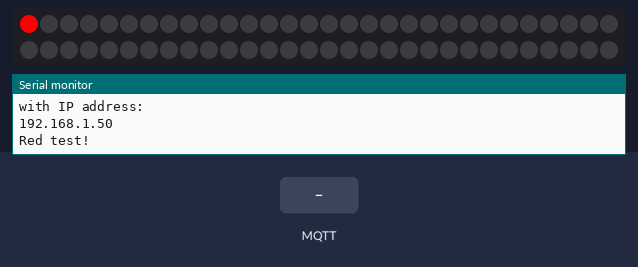
The sketch below on a simulated Arduino MKR. On the bench: 60 RGB LEDs in strip order, left to right, continuing on the next row, the last lines printed to the serial monitor. The test bench sets the inputs (shaded band). WiFi joins after 1.5 s; servers stay silent unless stated; no MQTT or app messages arrive unless stated.

Above: at 1.6 s.
At 13.8 s:
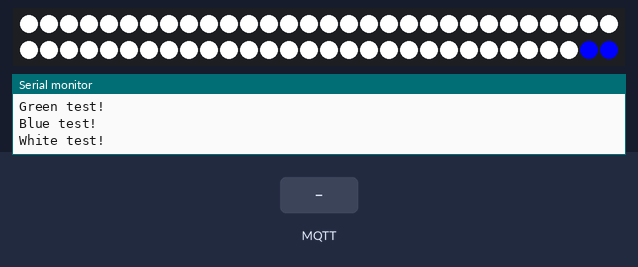
15.2 s: MQTT message "R" arrives on the first subscribed topic
At 15.37 s:
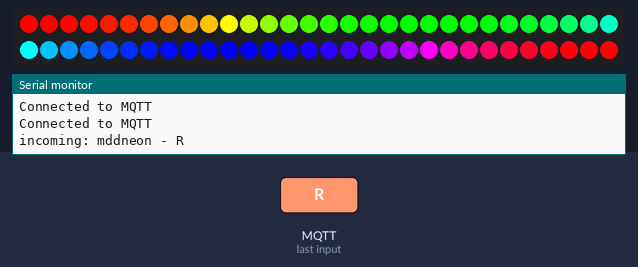

The sketch:

rainbow_flex.ino
```cpp
/*


    LIBRARIES!


*/
#include <Adafruit_DotStar.h>
#include <WiFiNINA.h>
#include <MQTT.h>
#include <SPI.h>

#include <Adafruit_NeoPixel.h>

#define LED_PIN     6
#define NUMPIXELS  60
Adafruit_NeoPixel strip(NUMPIXELS, LED_PIN, NEO_GRB + NEO_KHZ800);
#define BRIGHTNESS 255 // range of 0 - 255


/*


    WIFI THINGS!


*/
// IoT NETWORK
const char WIFI_SSID[] = "IoT"; // WiFI ssid
const char WIFI_PASS[] = "IoT4onderwijs"; //WiFI password

//// iPhone hotspot
//const char WIFI_SSID[] = "iPhone van Bambi"; // WiFI ssid
//const char WIFI_PASS[] = "gradient"; //WiFI password

// home wifi
//const char WIFI_SSID[] = "Verdieping 3 Koelkast"; // WiFI ssid
//const char WIFI_PASS[] = "Kutinternet123"; //WiFI password

//WiFiSSLClient ipCloudStack;
WiFiClient wifiClient;
MQTTClient mqttClient;

int status = WL_IDLE_STATUS;

// Wia Cloud MQTT params
char mqttCloudServer[]     = "broker.shiftr.io"; //iot.eclipse.org";//"
int  mqttCloudPort         = 1883;

// get this from the wia dashboard. it should start with `d_sk`
char mqttCloudUsername[]   = "try";
char mqttCloudPassword[]   = "try";

// Topics
#define pingCommandTopic "mddneon"

/*


    SETUP!


*/

void setup() {
  Serial.begin(115200);
  while (!Serial) ; // wait untill serial connection is ready and kickin'

  strip.begin(); // Initialize pins for output
  strip.show(); // turn all off
  strip.setBrightness(BRIGHTNESS);

  int isconnected = wifi_connect(WIFI_SSID, WIFI_PASS);
  if ( WL_CONNECTED ==  isconnected) {
    on_wifi_success();
  }
}


/*


      MESSAGE PARSING


*/
void messageReceived(String &topic, String &payload) {
  Serial.println("incoming: " + topic + " - " + payload);

  // listen to mddneon channel
  if (topic.equals(pingCommandTopic)) {
//    Serial.println("yeah!");
//    Serial.println(payload);

    if (payload.equals("R")) { // make gradient (red to white ish) at key g
      rainbow(10);
    }

    else if (payload.equals("e")) { // key press 1
      for (int i = 0; i < strip.numPixels(); i++) { // For each pixel in strip...
        strip.setPixelColor(i, strip.Color(255, 140, 0) );
      }
      strip.show(); // Update strip with new contents
    }

    else if (payload.equals("r")) { // key press r

    }

    else if (payload.equals("n")) { // key press n

    }

    else if (payload.equals("s")) { // key press s

    }

    else if (payload.equals("S")) { // key press S

    }

    else if (payload.equals("e")) { // key press e

    }

    else if (payload.indexOf("0x") == 0) {
      // color picker
      //      animationMode = ANIMATION_OFF;
      String hexString = payload.substring(2);
      Serial.print("hex received: ");
      Serial.println(hexString);

      char hexStringAsCharArray[6];
      hexString.toCharArray(hexStringAsCharArray, 7);
      Serial.println(hexStringAsCharArray);

      int rgb = (int)strtol(hexStringAsCharArray, NULL, 16);
      Serial.println(rgb / 256 / 256);
      int r = rgb >> 16 & 0xff;
      int g = rgb >> 8 & 0xff;
      int b = rgb & 0xff;

      Serial.print("interpreted as: ");
      Serial.print("red=");
      Serial.print(r);
      Serial.print(", green=");
      Serial.print(g);
      Serial.print(", blue=");
      Serial.println(b);

      for ( int i = 0; i < NUMPIXELS; i++) {
        strip.setPixelColor(i, g, r, b);
      }
      strip.show();
    }

  }
}


/*

   CONNECT

*/

int wifi_connect(const char *ssid, const char *pass) {
  // Connect to WiFi network
  Serial.println();
  Serial.println();
  Serial.print("Connecting to ");
  Serial.println(ssid);
  WiFi.begin(ssid, pass);

  while (WiFi.status() != WL_CONNECTED) {
    delay(500);
    Serial.print(".");
  }
  Serial.println("");

  // light up the on-board LED to signal that we are connected to wifi
  pinMode(LED_BUILTIN, OUTPUT);
  digitalWrite(LED_BUILTIN, HIGH);

  // print WiFi connection details
  Serial.println("Connected to wifi!");
  Serial.println("with IP address: ");
  Serial.println(WiFi.localIP());

  return WiFi.status();
}

void on_wifi_success() {
  test_sequence();
}


void connect_to_mqtt() {

  // You need to set the IP address directly.
  mqttClient.begin(mqttCloudServer, mqttCloudPort, wifiClient);


  while (!mqttClient.connect(pingCommandTopic, mqttCloudUsername, mqttCloudPassword)) {
    Serial.print("*: returnCode=");
    Serial.print(mqttClient.returnCode());
    Serial.print(" lastError=");
    Serial.print(mqttClient.lastError());
    Serial.println();
    delay(500);
  }

  Serial.println("Connected to MQTT");


  mqttClient.onMessage(messageReceived);

  mqttClient.subscribe(pingCommandTopic);
}


/*


   LOOP


*/

void loop() {
  mqttClient.loop();
  //delay(1000);

  if (!wifiClient.connected()) {
    connect_to_mqtt();
  }

  //  rainbow(10);             // Flowing rainbow cycle along the whole strip

}


void blank() {
  for (int i = 0; i < strip.numPixels(); i++) { // For each pixel in strip...
    strip.setPixelColor(i, strip.Color(0, 0, 0) );
  }
  strip.show(); // Update strip with new contents
}


void test_sequence() {

  // test RED
  Serial.println("Red test!");
  for (int i = 0; i < strip.numPixels(); i++) {
    strip.setPixelColor(i, 255, 0 , 0);
    strip.show();
    delay(50);
  }

  // test GREEN
  Serial.println("Green test!");
  for (int i = 0; i < strip.numPixels(); i++) {
    strip.setPixelColor(i, 0, 255, 0);
    strip.show();
    delay(50);
  }

  // test BLUE
  Serial.println("Blue test!");
  for (int i = 0; i < strip.numPixels(); i++) {
    strip.setPixelColor(i, 0, 0, 255);
    strip.show();
    delay(50);
  }

  // test WHITE
  Serial.println("White test!");
  for (int i = 0; i < strip.numPixels(); i++) {
    strip.setPixelColor(i, 255, 255, 255);
    strip.show();
    delay(50);
  }
  blank();
  Serial.println("ready for take off!");
}


// neopixel modes


// Rainbow cycle along whole strip. Pass delay time (in ms) between frames.
void rainbow(int wait) {
  // Hue of first pixel runs 5 complete loops through the color wheel.
  // Color wheel has a range of 65536 but it's OK if we roll over, so
  // just count from 0 to 5*65536. Adding 256 to firstPixelHue each time
  // means we'll make 5*65536/256 = 1280 passes through this outer loop:
  for (long firstPixelHue = 0; firstPixelHue < 5 * 65536; firstPixelHue += 256) {
    for (int i = 0; i < strip.numPixels(); i++) { // For each pixel in strip...
      // Offset pixel hue by an amount to make one full revolution of the
      // color wheel (range of 65536) along the length of the strip
      // (strip.numPixels() steps):
      int pixelHue = firstPixelHue + (i * 65536L / strip.numPixels());
      // strip.ColorHSV() can take 1 or 3 arguments: a hue (0 to 65535) or
      // optionally add saturation and value (brightness) (each 0 to 255).
      // Here we're using just the single-argument hue variant. The result
      // is passed through strip.gamma32() to provide 'truer' colors
      // before assigning to each pixel:
      strip.setPixelColor(i, strip.gamma32(strip.ColorHSV(pixelHue)));
    }
    strip.show(); // Update strip with new contents
    delay(wait);  // Pause for a moment
  }
}

void colorWipe(uint32_t color, int wait) {
  for (int i = 0; i < strip.numPixels(); i++) { // For each pixel in strip...
    strip.setPixelColor(i, color);         //  Set pixel's color (in RAM)
    strip.show();                          //  Update strip to match
    delay(wait);                           //  Pause for a moment
  }
}
```

Measured:
- after the input at 15.2 s, the LEDs: change at once (image 2)
